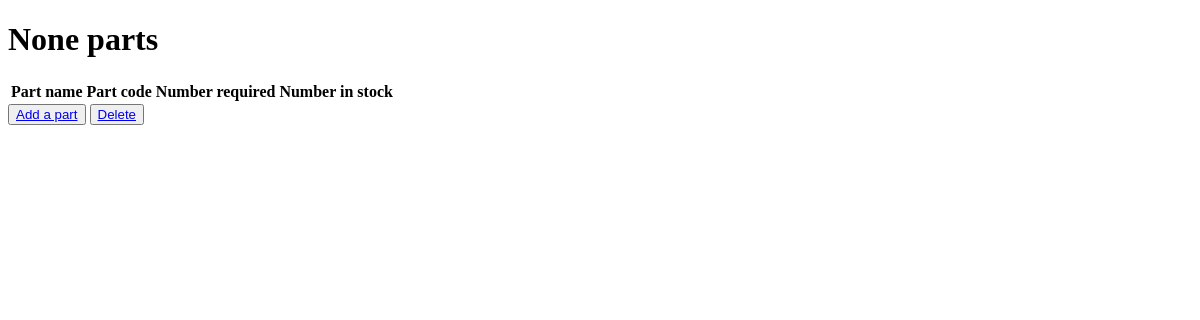
The app's page /product-detail/14, older data.
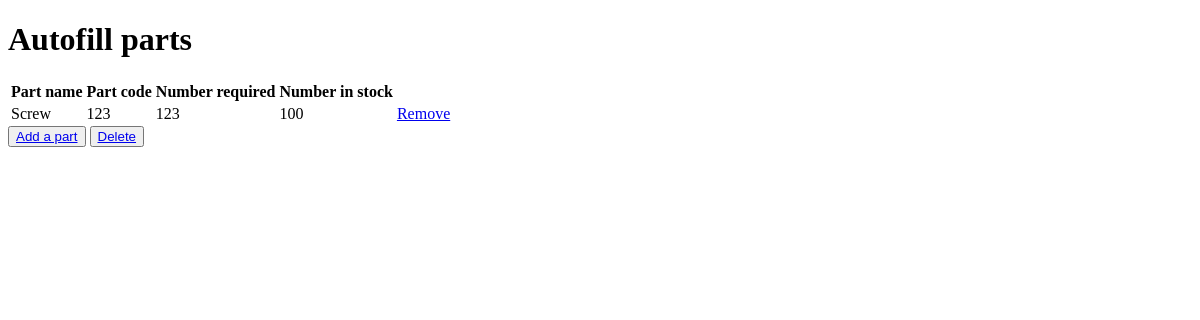
The same page, newer data.
### stock/models.py (models this page shows, shortened)
class Product(models.Model):
    name = models.CharField(max_length=100)
    stock_parts = models.ManyToManyField(Stock)
    def __str__(self):
        return f'{self.name}'

class Parts(models.Model):
    product_part_belongs_to = models.ForeignKey(
        Product, on_delete=models.CASCADE
        )
    item = models.ForeignKey(Stock, on_delete=models.CASCADE)
    number_required = models.IntegerField()

class Stock(models.Model):
    name = models.CharField(max_length=100)
    code = models.CharField(max_length=100)
    number_in_stock = models.IntegerField()

### stock/views.py (the view)
# urls.py: path('product-detail/<int:pk>', product_detail, name='product-detail'),
def product_detail(request, pk):
    product_parts = Parts.objects.filter(product_part_belongs_to=pk)
    product = Product.objects.filter(id=pk).first()
    context = {
        'product_parts': product_parts,
        'product': product,
    }
    return render(request, 'product_detail.html', context)

### stock/templates/product_detail.html (shortened to what this page needs)
<!DOCTYPE html>
<html lang="en">
<head>
</head>
<body>
    <h1>{{ product }} parts</h1>
    <table>
        <tr>
            <th>Part name</th>
            <th>Part code</th>
            <th>Number required</th>
            <th>Number in stock</th>
        </tr>
        {% for part in product_parts %}
        <tr>
            <td>{{ part.item.name }}</td>
            <td>{{ part.item.code }}</td>
            <td>{{ part.number_required }}</td>
            <td>{{ part.item.number_in_stock }}</td>
            <td><a href="{% url 'delete-part' part.id %}">Remove</a></td>
        </tr>
        {% endfor %}
    </table>
    <button><a href="{% url 'add_more_parts' product.pk %}">Add a part</a></button>
    <button><a href="{% url 'delete-product' product.id %}">Delete</a></button>
</body>
</html>

Row changes from the older to the newer data that the page shows:
added Product: name "Autofill"
added Parts: item.name "Screw", item.code "123", number_required "123", item.number_in_stock "100"
Text that changed along with them:
{{ product }}: "None" → (not shown)
